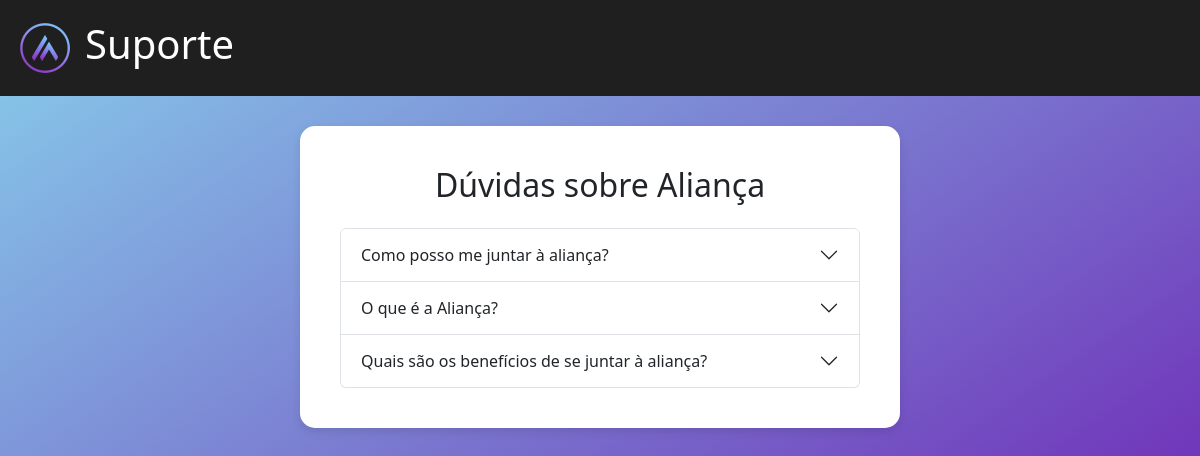
/categoria/Dúvidas sobre Aliança, run on the app's committed database.
### faqapp/models.py (models this page shows, shortened)
class Categoria(models.Model):
    titulo = models.CharField(max_length=150)

class Assunto(models.Model):
    titulo = models.TextField()
    resposta = models.TextField()
    categoria = models.ForeignKey(Categoria, on_delete=models.CASCADE, related_name='Assuntos')

### faqapp/views.py (the view)
# urls.py: path("categoria/<str:nome_categoria>", views.categoria, name = "categoria"),
def categoria(request, nome_categoria):
    cat = Categoria.objects.filter(titulo=nome_categoria)[0]
    assuntos = Assunto.objects.filter(categoria = cat).all()
    return render(request, "faqapp/categoria.html", {
        "categoria": cat,
        "assuntos": assuntos
    })

### faqapp/templatetags/custom_filters.py (called while the page is built)
@register.filter(name='make_clickable')
def make_clickable(text):
    url_pattern = re.compile(r'(https?://[^\s]+)')
    clickable_text = url_pattern.sub(r'<a href="\1" target="_blank">\1</a>', text)
    return mark_safe(clickable_text)

### faqapp/templates/faqapp/categoria.html (shortened to what this page needs)
{% extends "faqapp/layout.html" %}
{% load custom_filters %}
{% block body %}
<h2 class="text-center mb-4">{{categoria.titulo}}</h2>
<div class="accordion" id="accordionPanelsStayOpenExample">
    {% for assunto in assuntos %}
    <div class="accordion-item">
        <h2 class="accordion-header" id="heading{{ forloop.counter }}">
          <button class="accordion-button collapsed" type="button" data-bs-toggle="collapse" data-bs-target="#collapse{{ forloop.counter }}" aria-expanded="false" aria-controls="collapse{{ forloop.counter }}">
            {{assunto.titulo}}
          </button>
        </h2>
    </div>
    {% endfor %}
</div>
{% endblock %}

### faqapp/static/faqapp/styles.css (style rules this page uses)
body { min-height: 100vh; background: linear-gradient(to bottom right,#87CEEB, #6a0dad) !important; font-family: Arial, sans-serif; margin: 0; padding: 0; color: #000000; }

### data on the page
Categoria: titulo "Dúvidas sobre Aliança"
Assunto: titulo "Como posso me juntar à aliança?"
Assunto: titulo "O que é a Aliança?"
Assunto: titulo "Quais são os benefícios de se juntar à aliança?"
